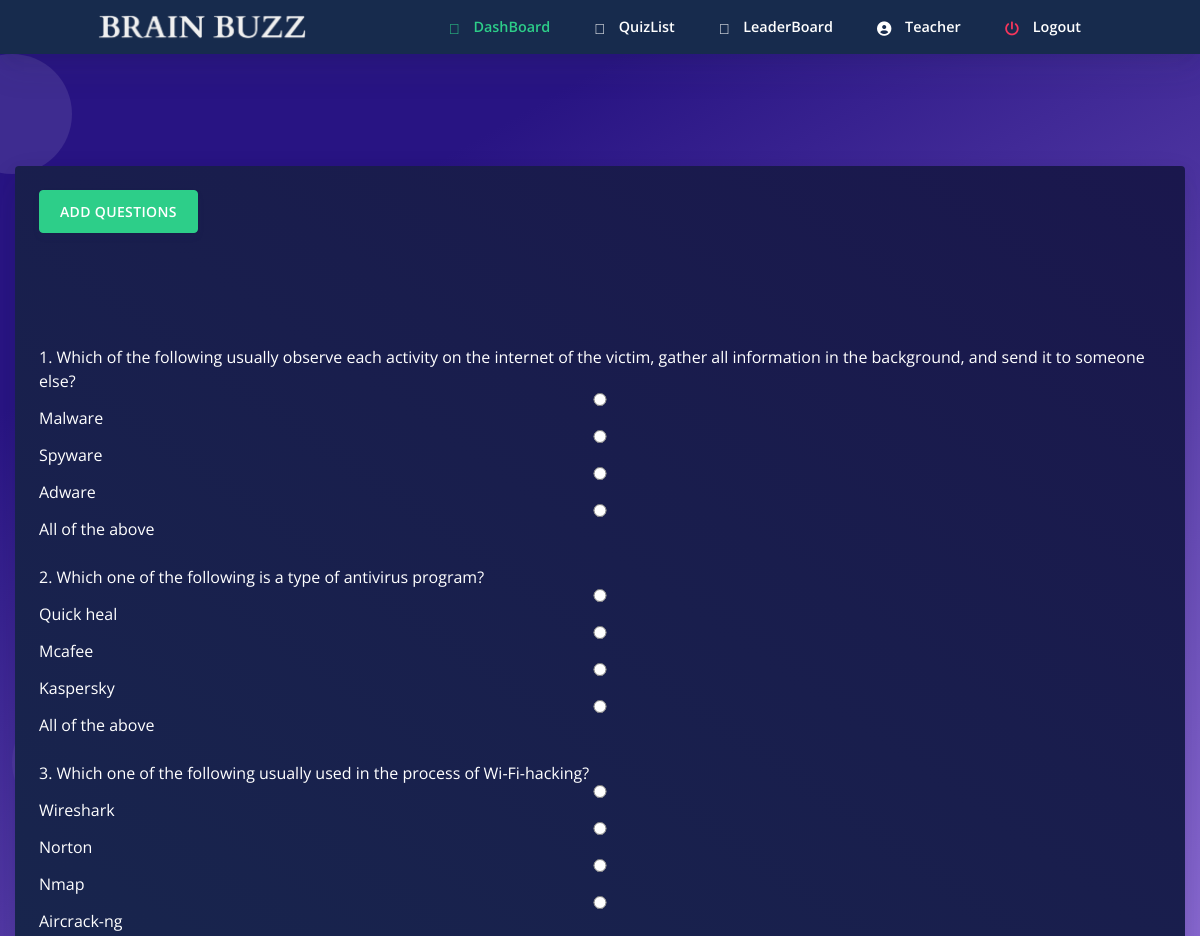
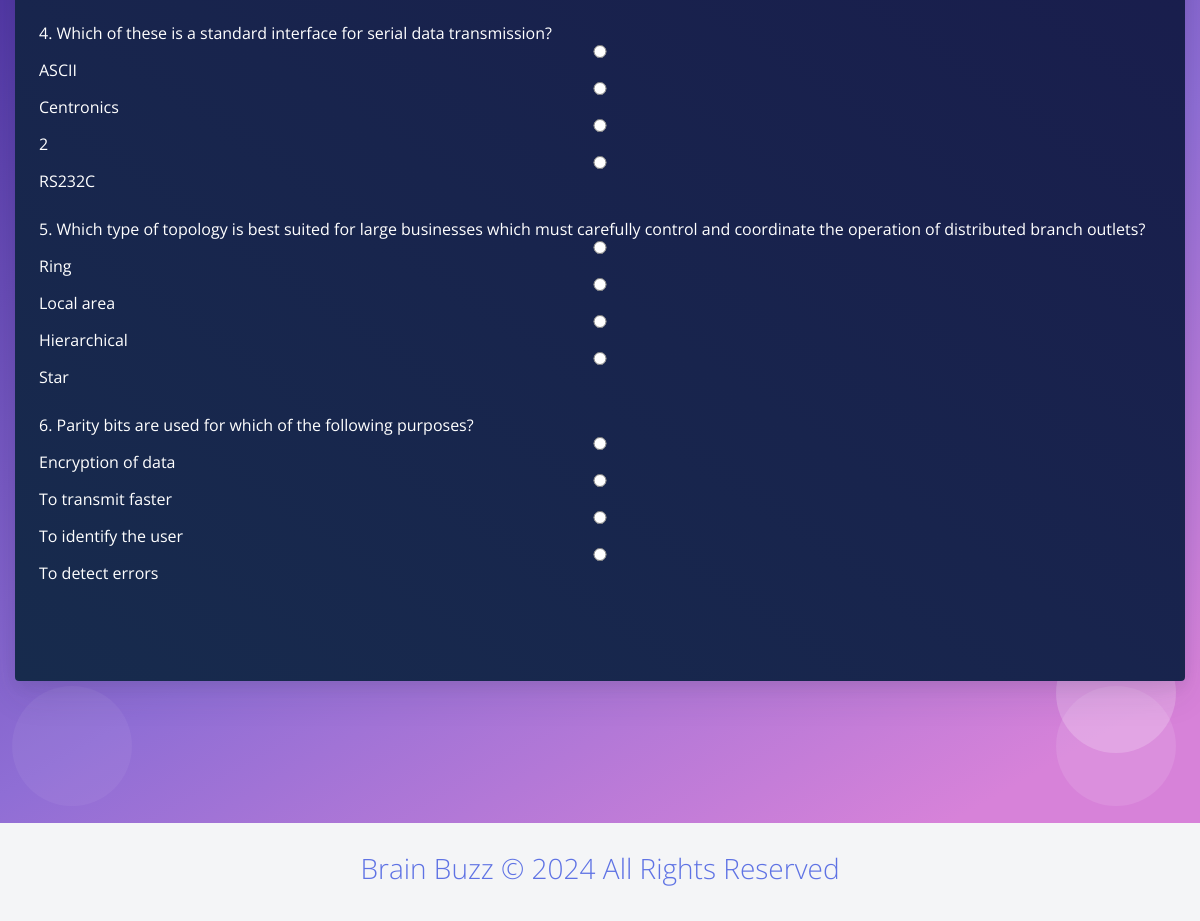
The page /viewq.php?qid=29 (signed in) on the database its author committed (2 pictures, top to bottom).
### tables this page shows
CREATE TABLE staff (
  staffid VARCHAR(10) PRIMARY KEY,
  name VARCHAR(200) NOT NULL,
  mail VARCHAR(255) NOT NULL,
  phno VARCHAR(20) NOT NULL,
  gender VARCHAR(1) NOT NULL,
  DOB VARCHAR(20) NOT NULL,
  pw VARCHAR(200) NOT NULL,
  dept VARCHAR(3)
);

CREATE TABLE questions (
  question_id SERIAL PRIMARY KEY,
  qs VARCHAR(200) NOT NULL UNIQUE,
  op1 VARCHAR(255) NOT NULL,
  op2 VARCHAR(255) NOT NULL,
  op3 VARCHAR(255) NOT NULL,
  answer VARCHAR(255) NOT NULL,
  quizid INTEGER NOT NULL
);

### viewq.php (the view, shortened to what this page needs)
<html>
<?php require ("header.php");?>
<?php
require_once 'sql.php';
                $conn = mysqli_connect($host, $user, $ps, $project);if (!$conn) {
    echo "<script>alert(\"Database error retry after some time !\")</script>";
}
?>
<?php
        $staffid = $_SESSION["staffid"];
    $sql = "select * from staff where staffid='{$staffid}'";
    $res =   mysqli_query($conn, $sql);
    if ($res == true) {
        while ($row = mysqli_fetch_array($res)) {
            $dbname = $row['name'];
        }
    }
?>
 <body class="bg-white" id="top">
    <nav
      id="navbar-main"
      class="
        navbar navbar-main navbar-expand-lg
        bg-default
        navbar-light
        position-sticky
        top-0
        shadow
        py-0
      "
    >
      <div class="container">
        <ul class="navbar-nav navbar-nav-hover align-items-lg-center">
          <li class="nav-item dropdown">
            <a href="index.php" class="navbar-brand mr-lg-5 text-white">
                               <img src="assets/img/navbar.png" />
            </a>
          </li>
        </ul>
        <div class="navbar-collapse collapse bg-default" id="navbar_global">
          <ul class="navbar-nav align-items-lg-center ml-auto">
				 <li class="nav-item">
              <a href="homestaff.php" class="nav-link">
                <span class="text-success nav-link-inner--text font-weight-bold"
                  ><i class="text-success fad fa-home"></i> DashBoard</span
                >
              </a>
            </li>
			 <li class="nav-item">
              <a href="quizlist.php" class="nav-link">
                <span class="text-white nav-link-inner--text font-weight-bold"
                  ><i class="text-white fad fa-poll"></i> QuizList</span
                >
              </a>
            </li>
			 <li class="nav-item">
              <a href="staffleaderboard.php" class="nav-link">
                <span class="text-white nav-link-inner--text font-weight-bold"
                  ><i class="text-white fad fa-award"></i> LeaderBoard</span
                >
              </a>
            </li>
			 <li class="nav-item">
              <a href="staffprofile.php" class="nav-link">
                <span class="text-white nav-link-inner--text font-weight-bold"
                  ><i class="text-white fas fa-user-circle"></i> <?php echo $dbname ?></span
                >
              </a>
            </li>
		   <li class="nav-item">
              <a href="logout.php" class="nav-link">
                <span class="text-white nav-link-inner--text font-weight-bold"
                  ><i class="text-danger fas fa-power-off"></i> Logout</span
                >
              </a>
            </li>
          </ul>
        </div>
      </div>
    </nav>
  <section class="section section-shaped section-lg">
    <div class="shape shape-style-1 shape-primary">
      <span></span>
      <span></span>
      <span></span>
      <span></span>
      <span></span>
      <span></span>
      <span></span>
      <span></span>
      <span></span>
      <span></span>
    </div>
<div class="container-fluid">
<div class="row">
            <div class="col-sm-12 mb-3">
              <div class="card card-body bg-gradient-default text-white mt-3">
        <?php
        if(isset($_GET["qid"])){
        $qid=$_GET["qid"];
            $sql ="select * from questions where quizid='{$qid}'";
            $res=mysqli_query($conn,$sql);
            if($res)
            {
                if(mysqli_num_rows($res)==0)
                {
                    echo "No questions found under this quiz please come later";
                    echo "<form method=\"POST\">";
                echo "<input id=\"btn\" type=\"submit\" name=\"submit\" value=\"Add Questions\" class=\" btn btn-success \"><br><br><br>";
                }else{
                $i=1;
                $j=0;
                echo "<form method=\"POST\">";
                echo "<input id=\"btn\" type=\"submit\" name=\"submit\" value=\"Add Questions\" class=\" btn btn-success \"><br><br><br>";
                echo "</form><br><br>";
                while ($row = mysqli_fetch_assoc($res)) {
                    echo $i.". ".$row["qs"]."<br>";
                    echo "<input type=\"radio\" value=\"".$j."\" name=\"ans".$i.$j."\">".$row["op1"]."<br>";
                    echo "<input type=\"radio\" value=\"".($j+1)."\" name=\"ans".$i.$j."\">".$row["op2"]."<br>";
                    echo "<input type=\"radio\" value=\"".($j+2)."\"name=\"ans".$i.$j."\">".$row["op3"]."<br>";
                    echo "<input type=\"radio\"value=\"".($j+3)."\" name=\"ans".$i.$j."\">".$row["answer"]."<br><br>";
                    $i++;
                }
                echo "</form><br><br>";
            }
            }
            else
            {
                echo "error".mysqli_error($conn).".";
            }
     } ?>
                  </div>
                </div>
              </div>
 </div>
 </section>
    <?php require("footer.php");?>
</body>
</html>

### rows shown on the page
staff: name "Teacher"
questions: qs "Which of the following usually observe each activity on the internet of the victim, gather all information in the background, and send it to someone else?", op1 "Malware", op2 "Spyware", op3 "Adware", answer "All of the above"
questions: qs "Which one of the following is a type of antivirus program?", op1 "Quick heal", op2 "Mcafee", op3 "Kaspersky", answer "All of the above"
questions: qs "Which one of the following usually used in the process of Wi-Fi-hacking?", op1 "Wireshark", op2 "Norton", op3 "Nmap", answer "Aircrack-ng"
questions: qs "Which of these is a standard interface for serial data transmission?", op1 "ASCII", op2 "Centronics", op3 "2", answer "RS232C"
questions: qs "Which type of topology is best suited for large businesses which must carefully control and coordinate the operation of distributed branch outlets?", op1 "Ring", op2 "Local area", op3 "Hierarchical", answer "Star"
questions: qs "Parity bits are used for which of the following purposes?", op1 "Encryption of data", op2 "To transmit faster", op3 "To identify the user", answer "To detect errors"
